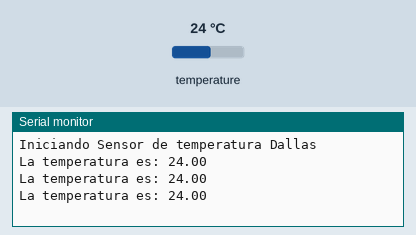
Simulated run of this sketch. Board: Arduino Uno, built with avr-gcc and run on an emulated ATmega328P. On the bench: the last lines printed to the serial monitor. Inputs (shaded band) come from the test bench; at power-on: temperature 24 °C.

Above: at 2.3 s.
2.4 s: temperature set to 12 °C
At 3.7 s:
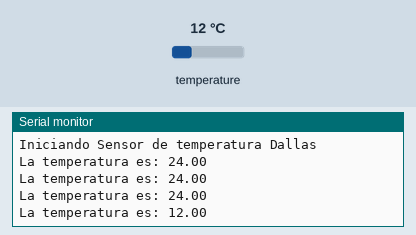
3.9 s: temperature set to 19 °C
At 3.9 s:
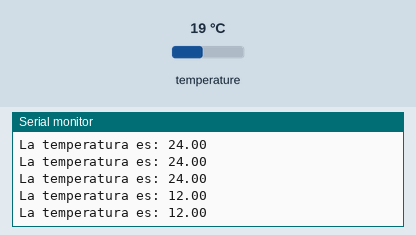
Timing chart, 0 to 6.9 s (numbered marks = the images above; inputs shaded):
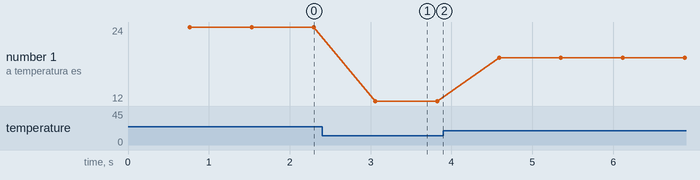

The sketch:

Practica12.ino
```cpp
//Se incluye las librerias
#include <OneWire.h>
#include <DallasTemperature.h>

//Se define el pin que vamos a usar con one wire
#define ONE_WIRE_BUS 2
OneWire oneWire(ONE_WIRE_BUS);
DallasTemperature sensor (&oneWire);

float temperatura;

void setup() {
  Serial.begin(9600);
  Serial.println("Iniciando Sensor de temperatura Dallas");
}

void loop() {
  sensor.requestTemperatures();
  temperatura = sensor.getTempCByIndex(0);

  Serial.println("La temperatura es: " + String(temperatura));
}
```

Measured:
- after the input at 2.4 s, the serial monitor: prints a new line after 0.66 s (image 1)
- plotted number 1: 24 → 12 after the input at 2.4 s, 12 → 19 after the input at 3.9 s
